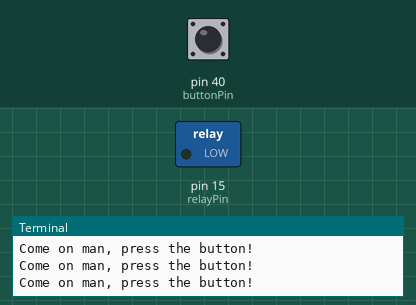
This program was run on a simulated Raspberry Pi (header pin numbers). Shown: switched loads named in the program (green lamp = pin HIGH), the last lines printed to the terminal. Inputs (shaded band) come from the test bench; at power-on: pin 40 (buttonPin) HIGH.

Above: at 5.0 s.
5.1 s: pin 40 (buttonPin) pulled LOW for 0.15 s
At 6.3 s:
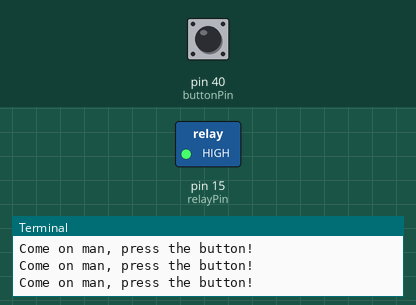
6.7 s: pin 40 (buttonPin) pulled LOW for 1 s
At 7.2 s:
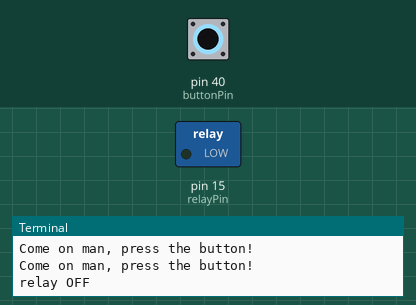
Timing chart, 0 to 9.7 s (numbered marks = the images above; inputs shaded):
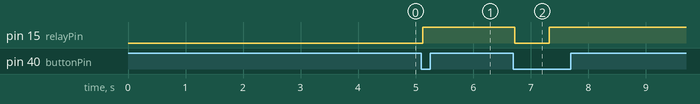

The program:

relayButton.py
```python
import RPi.GPIO as GPIO
from time import sleep

GPIO.setmode(GPIO.BOARD)

buttonCount = 3  # Number of times you can switch on the Relay
count = 0
relayPin = 15
buttonPin = 40

# Setup the pin the LED is connected to
GPIO.setup(relayPin, GPIO.OUT)
# Setup the button
GPIO.setup(buttonPin, GPIO.IN, pull_up_down = GPIO.PUD_UP)

buttonPress = True
relayState = False

try:
    while count < buttonCount:
        print("Come on man, press the button!")
        buttonPress = GPIO.input(buttonPin)
        if buttonPress == False and relayState == False:
            GPIO.output(relayPin, True)
            print("relay ON")
            relayState = True
            sleep(0.5)
        elif buttonPress == False and relayState == True:
            GPIO.output(relayPin, False)
            print("relay OFF")
            relayState = False
            count += 1
            sleep(0.5)
        sleep(0.1)
finally:
    # Reset the GPIO Pins to a safe state
    GPIO.output(relayPin, False)
    GPIO.cleanup()
```

Measured:
- after the input at 5.1 s, pin 15 (relayPin): LOW → HIGH at once
- after the input at 6.7 s, pin 15 (relayPin): HIGH → LOW at once, → HIGH 0.60 s later
